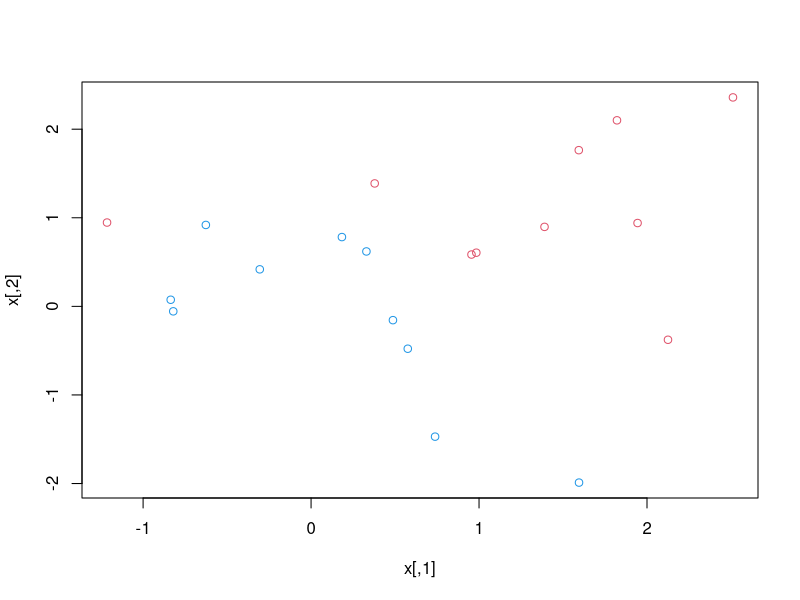
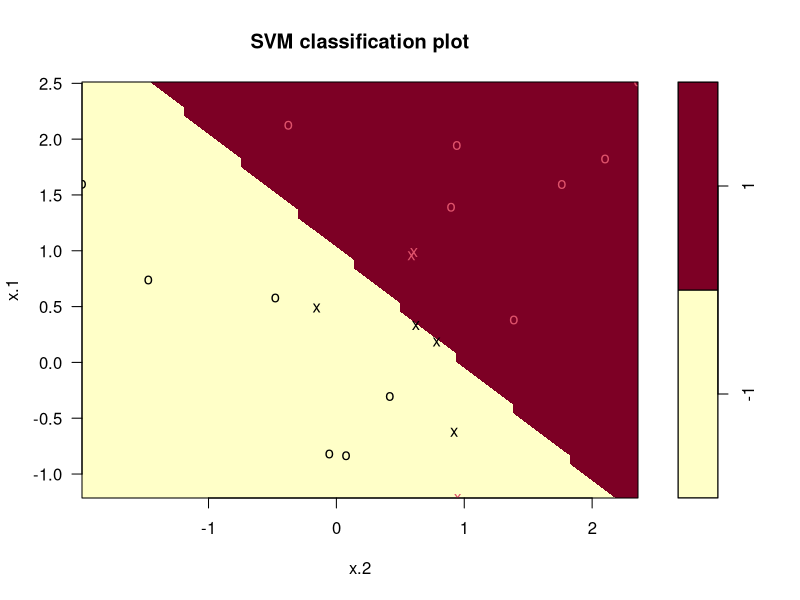
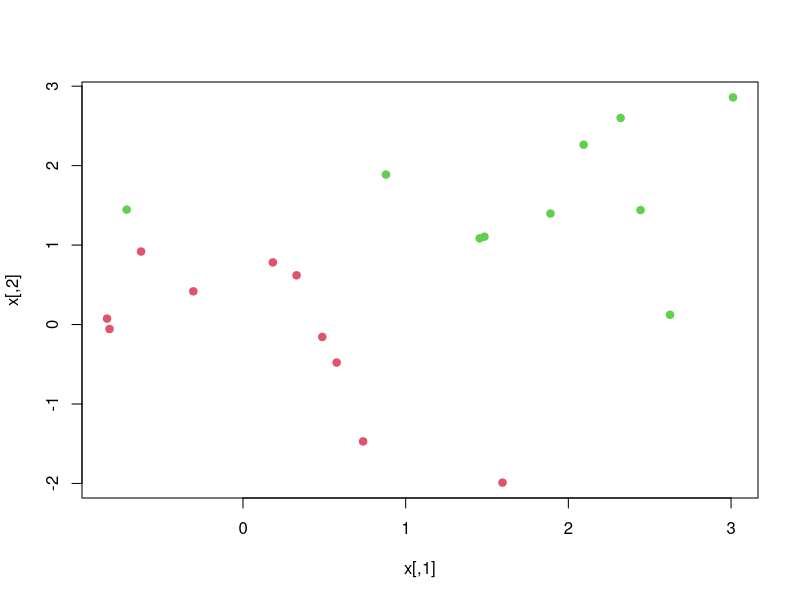
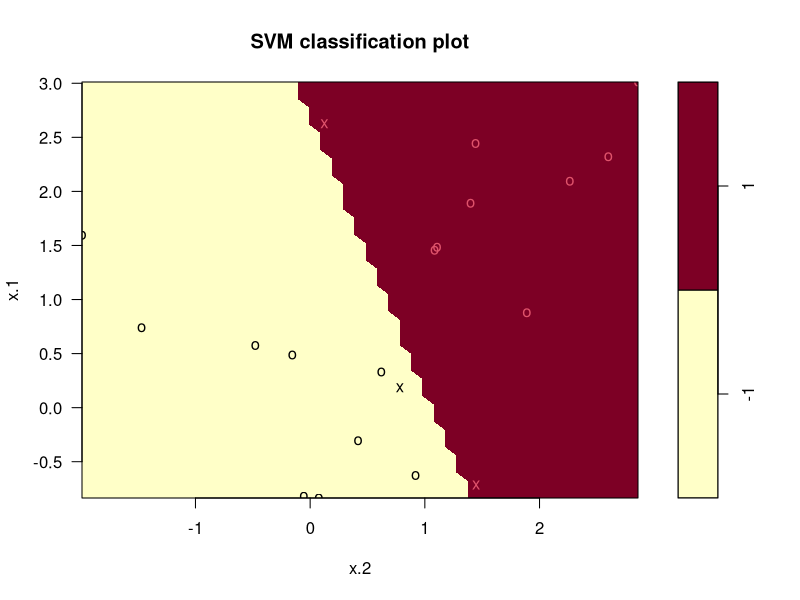
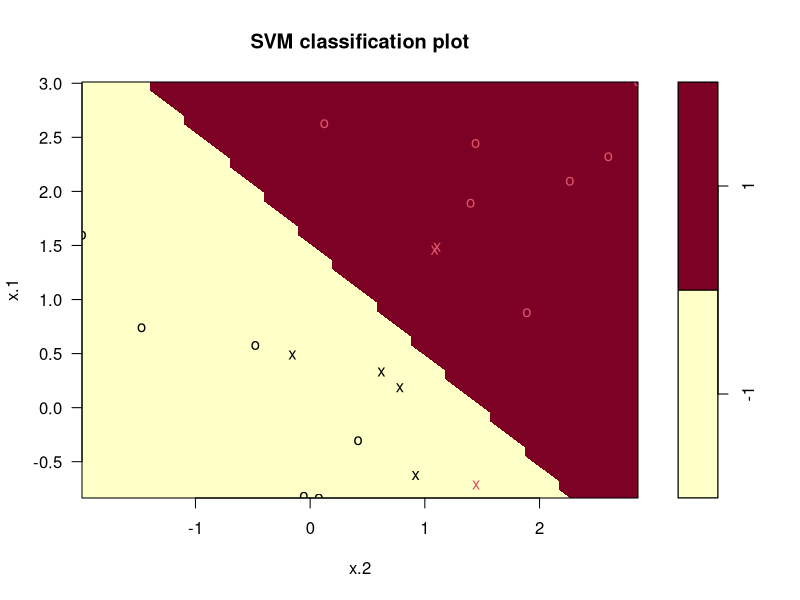
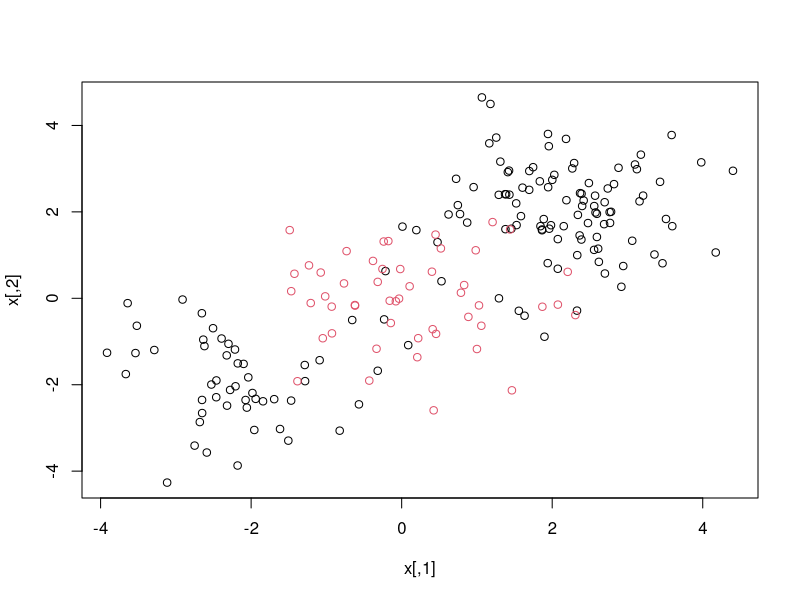
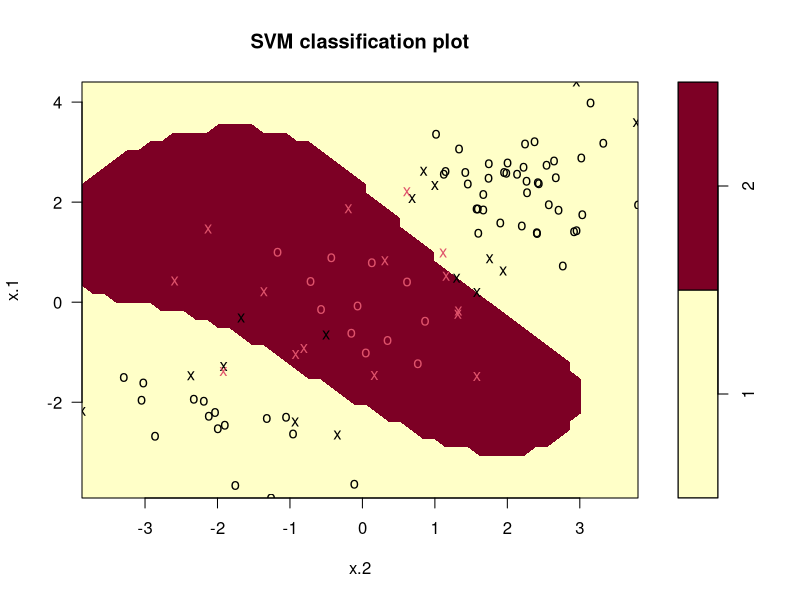
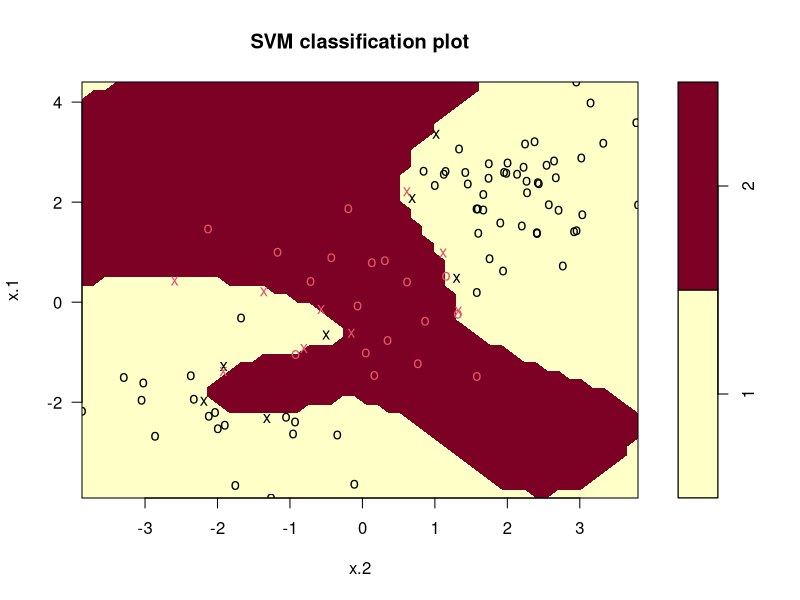

These figures' R source, in order:
library(e1071)

set.seed(1)
x <- matrix(rnorm(20 * 2), ncol = 2)
y <- c(rep(-1, 10), rep(1, 10))
x[y == 1, ] <- x[y == 1, ] + 1
plot(x, col = (3 - y))

dat <- data.frame(x = x, y = as.factor(y))


svm.fit <- svm(y~. , data = dat, kernel = "linear", 
    cost = 10, scale = FALSE)

plot(svm.fit, data = dat)

svm.fit$index

summary(svm.fit)

svm.fit <- svm(y~. , data = dat, kernel = "linear",
               cost = 0.1, scale = FALSE)
summary(svm.fit)


## Cross Validation to select optimum cost 

set.seed(1)

tune.out <- tune(svm, y ~ . , data = dat, kernel = "linear",
     ranges = list(cost = c(0.001, 0.01, 0.1, 1, 5, 10, 100))
)

summary(tune.out)

best.model <- tune.out$best.model
summary(best.model)

# create test data 

xtest <- matrix(rnorm(20 * 2), ncol = 2)
ytest <- sample(c(-1, 1), 20, rep = TRUE)
xtest[ytest == 1, ] <- xtest[ytest == 1, ] + 1
testdat <- data.frame(x = xtest, y = as.factor(ytest))

testdat

ypred <- predict(best.model, testdat)
table(predict = ypred, truth = testdat$y)


# try to build a model with 0.01 cost 

svm.fit2 <- svm(y ~ . , data = dat, kernel = "linear",
                cost = 0.01, scale = FALSE)
y_pred2 <- predict(svm.fit2, testdat)
table(predict = y_pred2, truth = testdat$y)


# Linearly seperable classes 
x[y == 1, ] <- x[y == 1, ] + 0.5
plot(x, col = (y + 5) / 2, pch = 19)

#  We fit the support vector classifier and plot the resulting hyperplane, 
# using a very large value of cost so that no observations are misclassified.

dat <- data.frame(x = x, y = as.factor(y))

svm.fit <- svm(y~ ., data = dat, kernel = "linear", 
    cost = 1e5)

summary(svm.fit)

plot(svm.fit, dat)

# decrease the cost 

svm.fit2 <- svm(y~. , data = dat, kernel = "linear",
    cost = 1)

summary(svm.fit2)

plot(svm.fit2, dat)

# Using cost = 1, we misclassify a training observation, but we also obtain a much wider margin and make use of seven support vectors. 
# It seems likely that this model will perform better on test data than the model with cost = 1e5.


### SVM - Non Linear Kernel - 
# 1 polynomial  - use degree argument 
# 2 radial - use gamma 


# generate data 
set.seed(1)
x <- matrix(rnorm(200 * 2), ncol = 2)
x[1:100, ] <- x[1:100, ] + 2
x[101:150, ] <- x[101:150, ] - 2
y <- c(rep(1, 150), rep(2, 50))
dat <- data.frame(x = x, y = as.factor(y))

plot(x, col = y)

# split data 

train <- sample(200, 100)
svm.fit <- svm(y ~ ., data = dat[train, ], kernel = "radial",
               gamma = 1 , cost = 1)

plot(svm.fit, dat[train, ])

summary(svm.fit)


# increase cost 
# increase cost : reduce misclassification errors
# but irregular decision boundary increase risk of overfitting 

svm.fit2 <- svm(y ~., data = dat[train, ], kernel = "radial",
    gamma = 1, cost = 1e5)

plot(svm.fit2, dat[train, ])

summary(svm.fit2)


# cross-validation using tune() to select the best choice of 𝛾and cost for an SVM with a radial kernel:

set.seed(1)
tune.out <- tune(svm, y~., data = dat[train, ],
                 kernel = "radial", 
                 ranges = list(
                   cost = c(0.1, 1, 10, 100, 1000),
                   gamma = c(0.5, 1, 2, 3, 4)
                 ))

summary(tune.out)

# predict using best model 

table(
  true = dat[-train, "y"],
  pred = predict(
    tune.out$best.model, newdata = dat[-train, ]
  )
)



